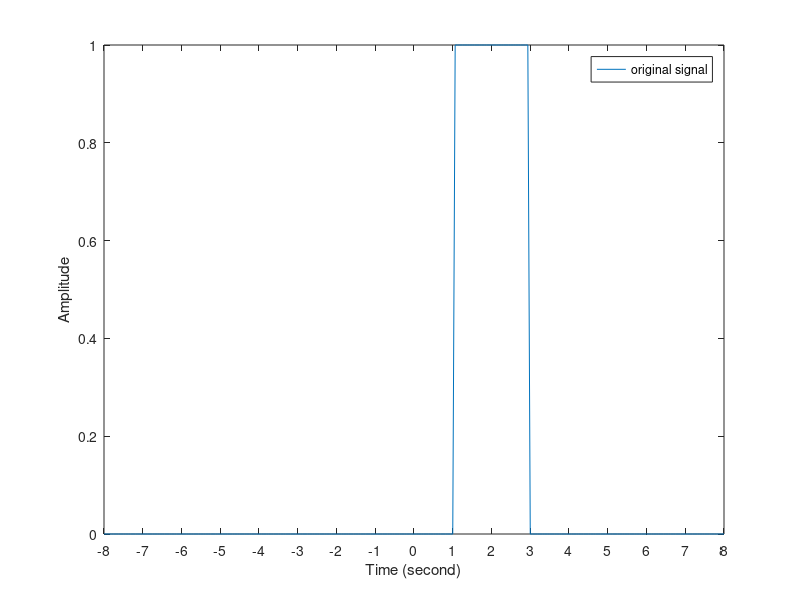
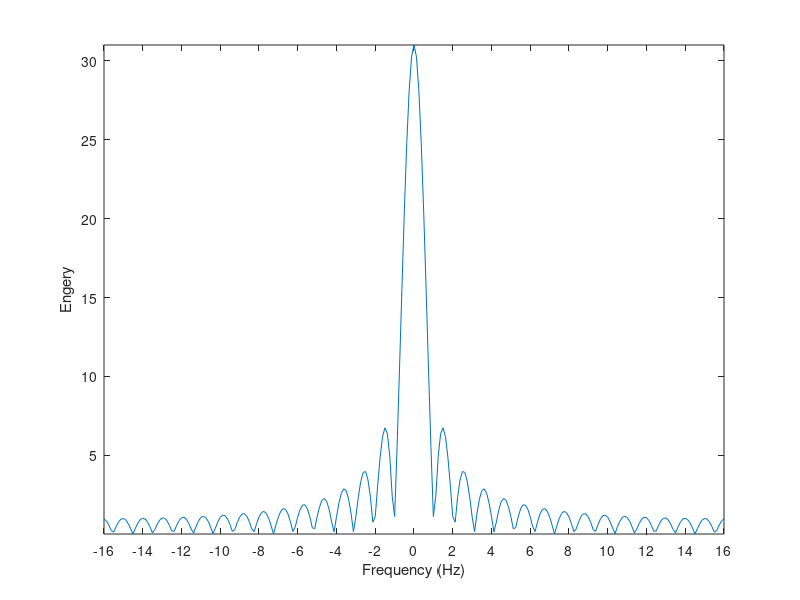
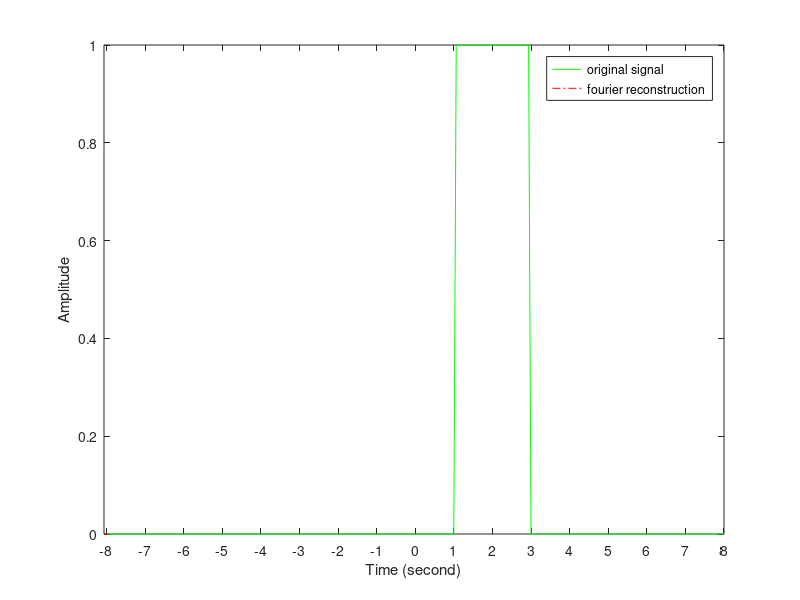

MATLAB code to generate these figures, in order:
%% Initial Data
x = zeros(1,257);
%% Duration 16s, sampling rate 16Hz, sample signal
t = linspace(-8,8,16*16+1);
len = length(t);
T = 4;
for i = 1:len
    if i >9*16+1 && i<= 11*16
        x(i) = 1;
    else
        x(i) = 0;
    end
end

figure
plot(x);
axis tight
set(gca,'xtick',1:16:257,'xticklabel',-8:1:8);
xlabel('Time (second)');
ylabel('Amplitude');
legend("original signal")


%% Fourier Transform
X =fft(x);
figure
plot(abs( fftshift(X)));
axis tight
set(gca,'xtick',1:16:257,'xticklabel',-16:2:16);
xlabel('Frequency (Hz)');
ylabel('Engery');

figure
plot(x,'g');
axis tight
set(gca,'xtick',1:16:257,'xticklabel',-8:1:8);
xlabel('Time (second)');
ylabel('Amplitude');
hold on
x_re = ifft(X);
plot(x_re,'r-.');
legend("original signal","fourier reconstruction")